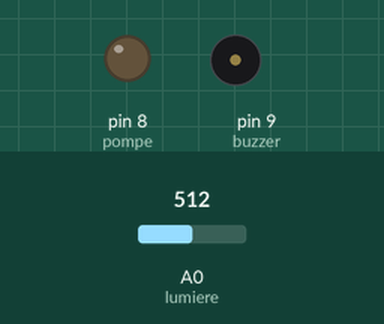
This sketch was run on a simulated Arduino Uno, built with avr-gcc and run on an emulated ATmega328P. On the bench: output pins drawn as LEDs (lit = HIGH), buzzer (waves = sounding). Inputs (shaded band) come from the test bench; at power-on: A0 (lumiere) = 512.

Above: at 1.2 s.
1.3 s: A0 (lumiere) set to 682
2.8 s: A0 (lumiere) set to 714
At 4.0 s:
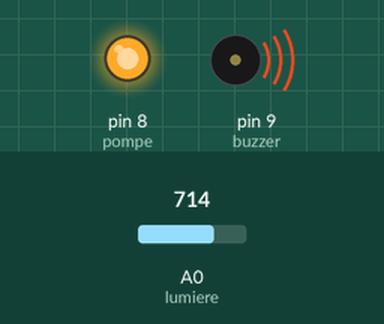
4.3 s: A0 (lumiere) set to 690
At 6.5 s:
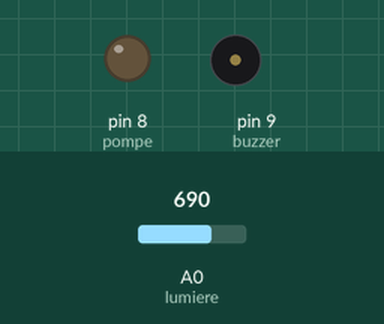
7.3 s: A0 (lumiere) set to 710
At 7.7 s:
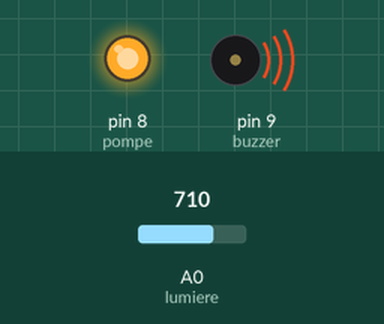
Timing chart, 0 to 9.8 s (numbered marks = the images above; inputs shaded):
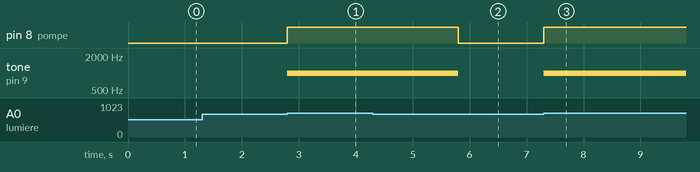

The sketch:

capteur-luminosit_.ino
```cpp
int lumiere = A0;
int pompe = 8;
int buzzer = 9;

void setup() {
  pinMode(pompe, OUTPUT);
  pinMode(buzzer, OUTPUT);
}

void loop() {
  int valeur = analogRead(lumiere);

  if (valeur > 700) {
    digitalWrite(pompe, HIGH);
    tone(buzzer, 1000);
    delay(3000);
    digitalWrite(pompe, LOW);
    noTone(buzzer);
  }
}
```

Measured:
- the behaviour switches between 700 and 701 on A0 (lumiere) (found by bisection; images 0 and 1)
- after the input at 1.3 s, every drawn part: stays the same
- after the input at 2.8 s, pin 8 (pompe): LOW → HIGH at once; tone on pin 9 (buzzer): silent → 1000 Hz at once
- after the input at 4.3 s, pin 8 (pompe): HIGH → LOW after 1.5 s; tone on pin 9 (buzzer): 1000 Hz → silent after 1.5 s
- after the input at 7.3 s, pin 8 (pompe): LOW → HIGH at once; tone on pin 9 (buzzer): silent → 1000 Hz at once
